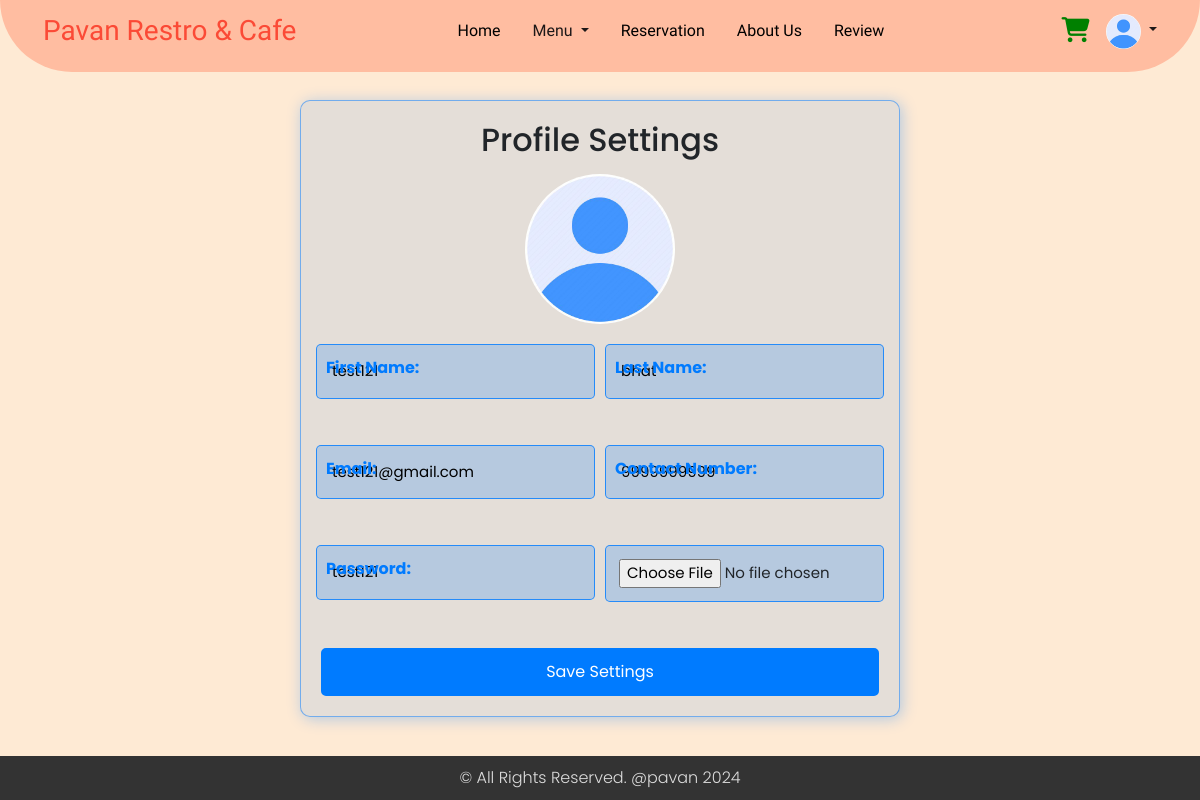
Page /profile.php (signed in) on the committed database.
### tables this page shows
CREATE TABLE `users` (
  `email` varchar(255) NOT NULL,
  `firstName` varchar(255) NOT NULL,
  `lastName` varchar(255) NOT NULL,
  `contact` varchar(10) NOT NULL,
  `password` varchar(20) NOT NULL,
  `dateCreated` timestamp NOT NULL DEFAULT current_timestamp(),
  `profile_image` varchar(255) NOT NULL DEFAULT 'default.jpg'
);

### db_connection.php (called while the page is built, shortened)
<?php
$password = "";
?>

### profile.php (the view, shortened to what this page needs)
<?php
$user_email = isset($_SESSION['email']) ? $_SESSION['email'] : '';
include 'db_connection.php';
function getUserInfo($email)
{
  global $conn;
  $stmt = $conn->prepare("SELECT firstName, lastName, email, contact, password, profile_image FROM users WHERE email = ?");
  $stmt->bind_param("s", $email);
  $stmt->execute();
  $stmt->bind_result($firstName, $lastName, $email, $contact, $password, $profile_image);
  return [
    'firstName' => $firstName ?: '',
    'lastName' => $lastName ?: '',
    'email' => $email ?: '',
    'contact' => $contact ?: '',
    'password' => $password ?: '',
    'profile_image' => $profile_image ?: 'default.jpg'
  ];
}
$user_info = getUserInfo($user_email);
?>
<!DOCTYPE html>
<html lang="en">
<head>
  <link rel="stylesheet" href="https://cdnjs.cloudflare.com/ajax/libs/font-awesome/5.15.3/css/all.min.css">
  <link rel='stylesheet' href='https://cdnjs.cloudflare.com/ajax/libs/twitter-bootstrap/4.5.2/css/bootstrap.min.css' />
  <link rel="stylesheet" href="https://cdnjs.cloudflare.com/ajax/libs/font-awesome/6.2.0/css/all.min.css" />
  <link rel="stylesheet" href="profile.css">
</head>
<body>
  <?php
  if (isset($_SESSION['userloggedin']) && $_SESSION['userloggedin']) {
    include 'nav-logged.php';
  } else {
    include 'navbar.php';
  }
  ?>
  <div class="wrapper">
    <div class="form-container">
      <h2>Profile Settings</h2>
      <img src="uploads/<?php echo htmlspecialchars($user_info['profile_image']); ?>" alt="Profile Image" class="profile-image">
      <form action="profile.php" method="post" enctype="multipart/form-data">
        <div class="form-row">
          <div class="form-group">
            <input type="text" id="firstName" name="firstName" value="<?php echo htmlspecialchars($user_info['firstName']); ?>" placeholder=" ">
            <label for="firstName">First Name:</label>
          </div>
          <div class="form-group">
            <input type="text" id="lastName" name="lastName" value="<?php echo htmlspecialchars($user_info['lastName']); ?>" placeholder=" ">
            <label for="lastName">Last Name:</label>
          </div>
        </div>
        <div class="form-row">
          <div class="form-group">
            <input type="email" id="email" name="email" value="<?php echo htmlspecialchars($user_info['email']); ?>" readonly placeholder=" ">
            <label for="email">Email:</label>
          </div>
          <div class="form-group">
            <input type="text" id="contact" name="contact" value="<?php echo htmlspecialchars($user_info['contact']); ?>" placeholder=" ">
            <label for="contact">Contact Number:</label>
          </div>
        </div>
        <div class="form-row">
          <div class="form-group">
            <input type="text" id="password" name="password" value="<?php echo htmlspecialchars($user_info['password']); ?>" placeholder=" ">
            <label for="password">Password:</label>
          </div>
          <div class="form-group">
            <input type="file" id="profile_image" name="profile_image" placeholder=" ">
          </div>
        </div>
        <button type="submit">Save Settings</button>
      </form>
    </div>
  </div>
</body>
</html>

### nav-logged.php (shortened to what this page needs)
<?php
include 'db_connection.php';
$useremail = isset($_SESSION['email']) ? $_SESSION['email'] : '';
function get_UserInfo($email)
{
  global $conn;
  $stmt = $conn->prepare("SELECT  profile_image FROM users WHERE email = ?");
  $stmt->bind_param("s", $email);
  $stmt->execute();
  $stmt->bind_result($profile_image);
  return [
    'profile_image' => $profile_image ?: 'default.jpg'
  ];
}
$userinfo = get_UserInfo($useremail);
?>
<!DOCTYPE html>
<html lang="en">
<head>
  <link href="https://cdn.jsdelivr.net/npm/bootstrap@5.3.3/dist/css/bootstrap.min.css" rel="stylesheet" />
  <link rel="stylesheet" href="https://cdnjs.cloudflare.com/ajax/libs/font-awesome/6.2.0/css/all.min.css" />
</head>
<body>
  <?php
  $current_page = basename($_SERVER['PHP_SELF']);
  ?>
  <div>
    <nav class="navbar navbar-expand-md fixed-top">
      <div class="container-fluid nav-container">
        <a class="navbar-brand me-auto logo" href="index.php">Pavan Restro & Cafe</a>
        <div class="offcanvas offcanvas-end" tabindex="-1" id="offcanvasNavbar" aria-labelledby="offcanvasNavbarLabel">
          <div class="offcanvas-body text-center">
            <ul class="navbar-nav justify-content-center flex-grow-1 pe-3">
              <li class="nav-item">
                <a class="nav-link mx-lg-2 <?php echo $current_page == 'index.php' ? 'active' : ''; ?>" aria-current="page" href="index.php">Home</a>
              </li>
              <li class="nav-item dropdown">
                <a class="nav-link dropdown-toggle mx-lg-2 <?php echo $current_page == 'menu.php' ? 'active' : ''; ?>" href="menu.php" role="button" aria-haspopup="true" aria-expanded="false">
                  Menu
                </a>
              </li>
              <li class="nav-item">
                <a class="nav-link mx-lg-2 <?php echo $current_page == 'index.php#Reservation' ? 'active' : ''; ?>" href="index.php#Reservation">Reservation</a>
              </li>
              <li class="nav-item">
                <a class="nav-link mx-lg-2 <?php echo $current_page == 'index.php#About-Us' ? 'active' : ''; ?>" href="index.php#About-Us">About Us</a>
              </li>
              <li class="nav-item">
                <a class="nav-link mx-lg-2 <?php echo $current_page == '#review' ? 'active' : ''; ?>" href="#review">Review</a>
              </li>
            </ul>
          </div>
        </div>
        <a class="nav-link cart <?php echo $current_page == 'cart.php' ? 'active' : ''; ?>" href="cart.php"><i class="fas fa-shopping-cart"></i>
          <span id="cart-item" class="badge badge-danger"></span></a>
        <li class="nav-item dropdown ms-3" style="list-style: none; ">
          <a href="#" class="dropdown-toggle" id="profileDropdown" data-toggle="dropdown" aria-haspopup="true" aria-expanded="false">
            <img src="uploads/<?php echo htmlspecialchars($userinfo['profile_image']); ?>" alt="Profile Picture" class="nav-profile">
          </a>
        </li>
      </div>
    </nav>
  </div>
</body>
</html>

### profile.css (style rules this page uses)
* { margin: 0; padding: 0; }
body { font-family: 'Poppins', sans-serif; background-color: #e6f7ff; margin: 0; padding-top: 100px; }
.wrapper { display: flex; justify-content: center; align-items: center; margin-bottom: 70px; }
.form-container { background-color: rgba(0, 123, 255, 0.1); border-color: rgba(0, 123, 255, 0.5); box-shadow: 2px 2px 15px rgba(0, 123, 255, 0.3); padding: 20px; border-radius: 10px; border: 1px solid rgba(0, 123, 255, 0.5); width: 600px; }
.form-row { display: flex; justify-content: space-between; margin-bottom: 20px; }
.form-group { position: relative; flex: 1; margin-right: 10px; }
.form-group:last-child { margin-right: 0; }
.form-group label { position: absolute; top: 12px; left: 5px; padding: 0 5px; font-weight: bold; color: #007bff; transition: 0.2s; pointer-events: none; }
.form-group input[type="text"], .form-group input[type="email"], .form-group input[type="file"] { width: 100%; padding: 15px; margin-bottom: 10px; border: 1px solid rgba(0, 123, 255, 0.8); background-color: rgba(0, 123, 255, 0.2); border-radius: 5px; box-sizing: border-box; position: relative; text-align: left; font-size: 15px; }
.form-group input[type="file"] { padding: 13px; }
form button { width: 100%; padding: 10px; background-color: #007bff; color: white; border: 2px solid #007bff; border-radius: 5px; cursor: pointer; font-size: 16px; transition: all 0.3s ease; }
.profile-image { display: block; margin: 15px auto 20px auto; width: 150px; height: 150px; border-radius: 50%; object-fit: cover; }
h2 { text-align: center; color: #0056b3; }

### profile.php (style rules this page uses)
.wrapper { display: flex; justify-content: center; align-items: center; margin-bottom: 70px; }

### nav-logged.php (style rules this page uses)
* { margin: 0; padding: 0; }
body { background-color: #feead4; font-family: "Poppins", sans-serif; font-weight: 300; font-style: normal; }
a { color: white; text-decoration: none; }
.navbar-brand, .offcanvas-header { color: #fb4a36; font-family: "Chewy", system-ui; font-optical-sizing: auto; font-weight: 500; font-style: normal; font-size: 28px; }
.nav-container { margin-right: 30px; margin-left: 30px; padding-bottom: 15px; padding-right: 13px; padding-left: 13px; }
.nav-link { color: black; font-weight: 500; transition: 0.3s color ease; font-family: "Lexend", sans-serif; font-optical-sizing: auto; font-weight: 480; font-style: light; }
.dropdown-toggle { color: #1d1818; text-decoration: none; transition: color 0.3s ease; }
.navbar { border-bottom-left-radius: 80px; border-bottom-right-radius: 80px; padding: 5px 0px 0px 0px; background-color: #ffbda1; }
.cart { color: green; font-size: 25px; cursor: pointer; }
.nav-profile { width: 35px; height: 35px; border-radius: 50%; object-fit: cover; }
.offcanvas-body { background: #ffbda1; }

### rows in the picture
users: profile_image (placeholder picture), firstName "test121", lastName "bhat", email "test121@gmail.com", contact "9999999999", password "test121"
